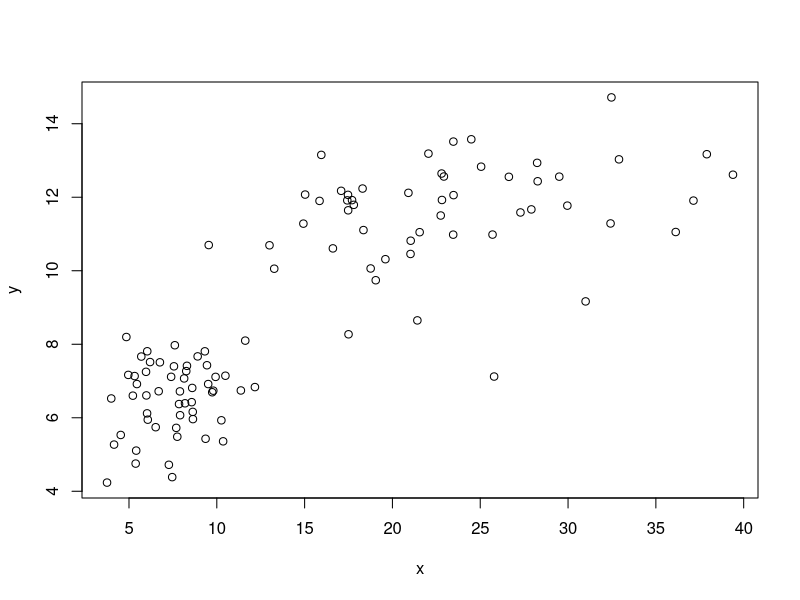
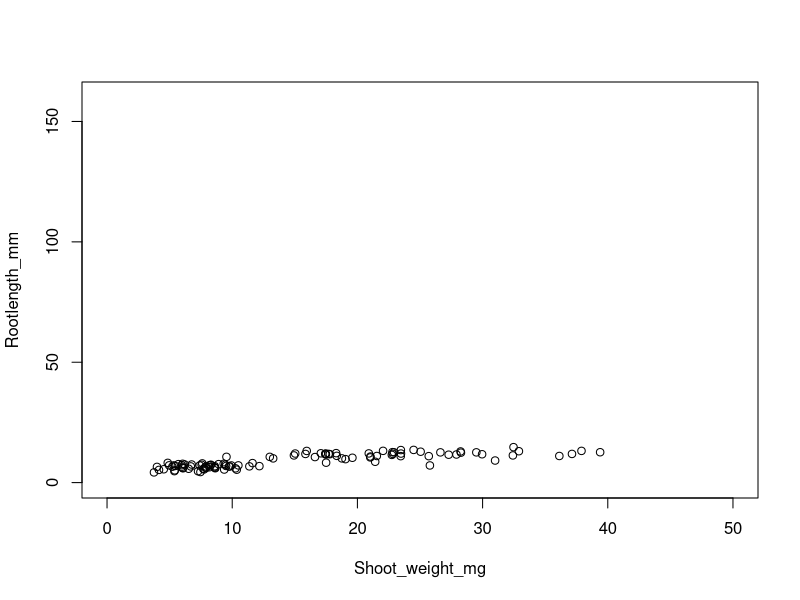
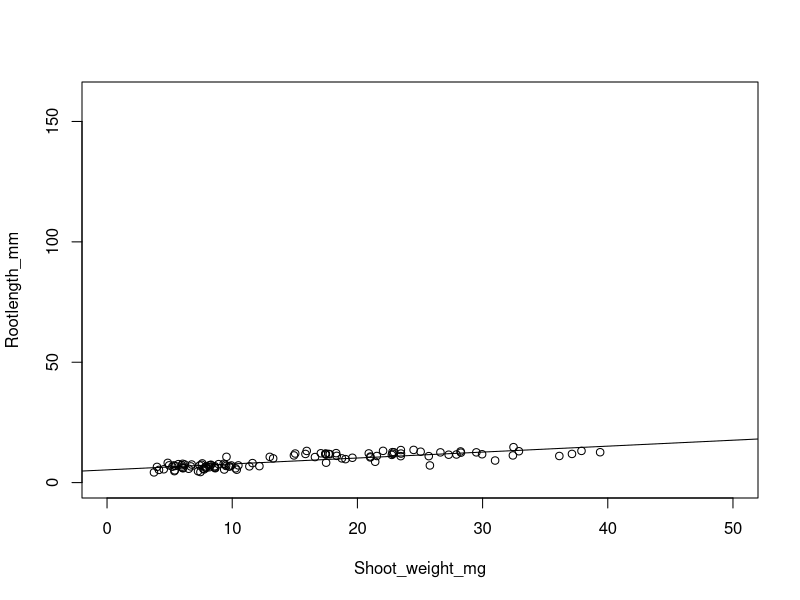
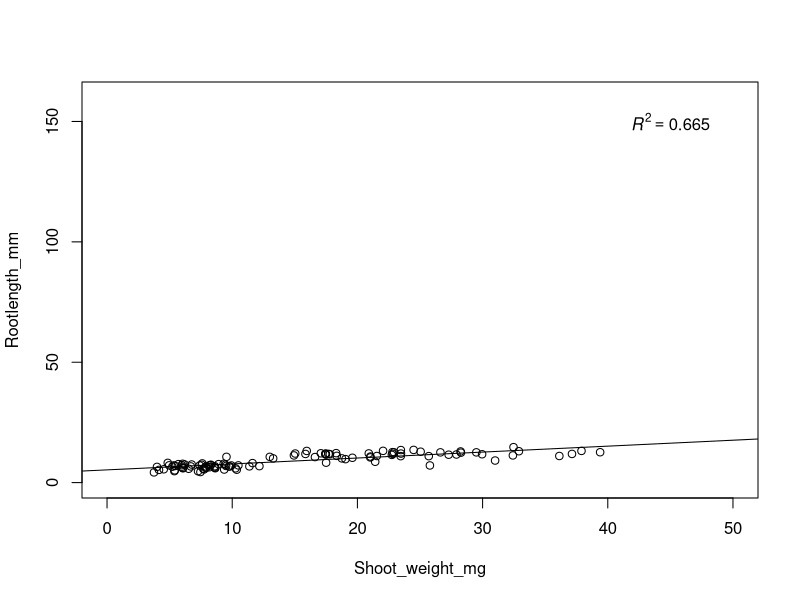
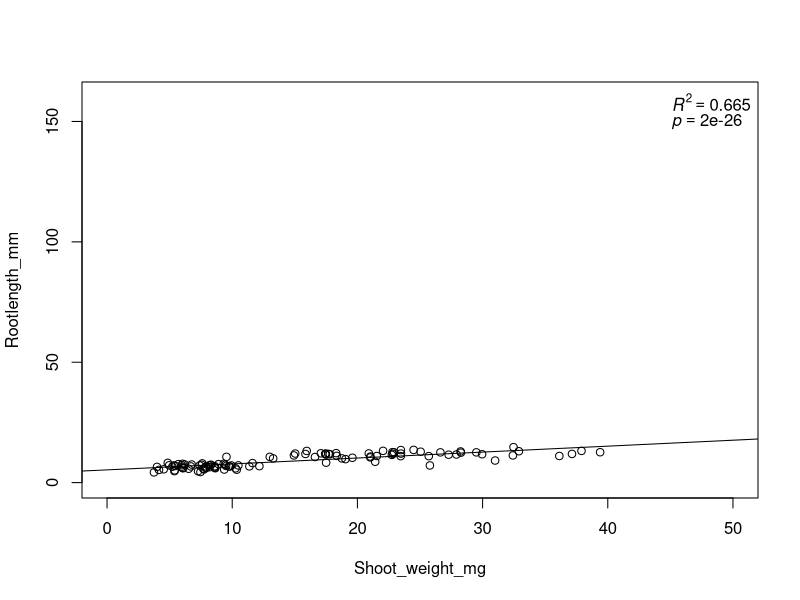
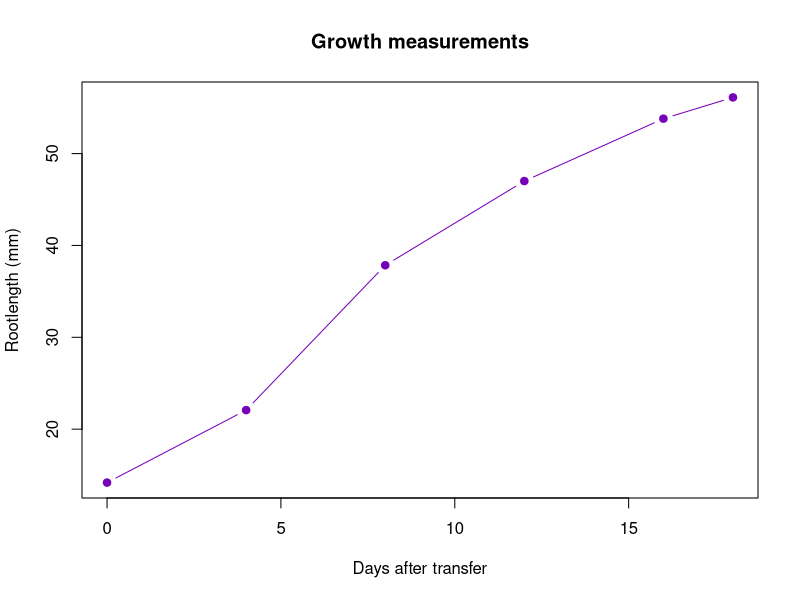
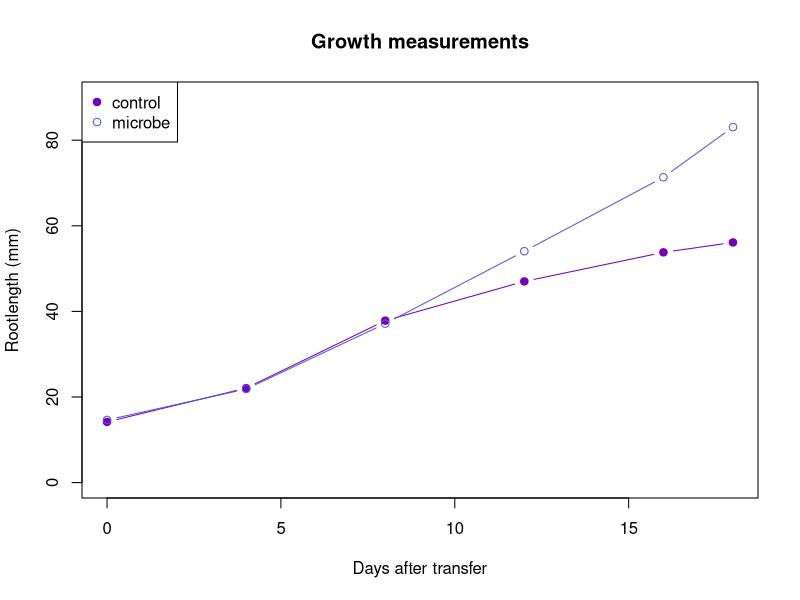
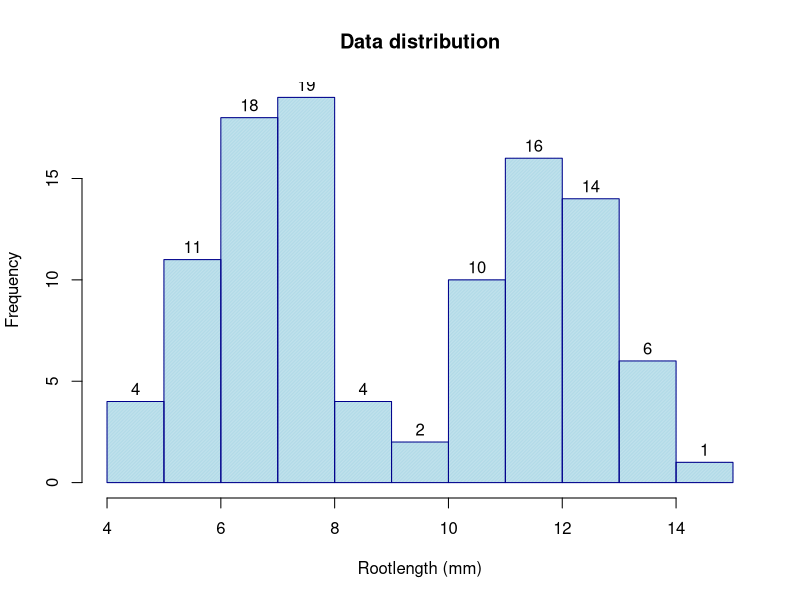

The R script that drew these images, in order:
## ---- chunk 1
#| echo: false
#| warning: false

#load libs
library(knitr)
library(kableExtra)
library(plyr)

#read in data
timecourse <- read.table("data/Timecourse.txt", sep = "\t", header = TRUE, quote = "")
growth_data <- read.table("data/Growth_Data.txt", sep = "\t", header = TRUE, quote = "")
## ---- chunk 2
# lets plot our root length against our shoot weight
x <- growth_data$FW_shoot_mg
y <- growth_data$Rootlength

plot(x, y)
## ---- chunk 3
# lets plot our root length against our shoot weight
x <- growth_data$FW_shoot_mg
y <- growth_data$Rootlength

plot(x, y, xlab = "Shoot_weight_mg", ylab = "Rootlength_mm", ylim = c(0, 160), xlim = c(0, 50))
## ---- chunk 4
#lets do the stats running a linear model (lm)
lm(growth_data$Rootlength ~ growth_data$FW_shoot_mg)
## ---- chunk 5
# lets plot our root length against our shoot weight
x <- growth_data$FW_shoot_mg
y <- growth_data$Rootlength

#plot
plot(x, y, xlab = "Shoot_weight_mg", ylab = "Rootlength_mm", ylim = c(0, 160), xlim = c(0, 50))

#add the info from ln (both lines of code do the same thing)
abline(lm(growth_data$Rootlength ~ growth_data$FW_shoot_mg))
## ---- chunk 6
#to stats
modl = lm(growth_data$Rootlength ~ growth_data$FW_shoot_mg)

#get summary
modsum = summary(modl)

#get R2
r2 = modsum$adj.r.squared

#look at the coefficients
modsum$coefficients

#get the p-value (its in the coefficient table, in the 2nd row and 4th column)
my.p = modsum$coefficients[2,4]
## ---- chunk 7
#add a label, in which we store the text we want to add
mylabel = bquote(italic(R)^2 == .(format(r2, digits = 3)))

#plot
plot(x, y, xlab = "Shoot_weight_mg", ylab = "Rootlength_mm", ylim = c(0, 160), xlim = c(0, 50))

#add the info from ln (both lines of code do the same thing)
abline(lm(growth_data$Rootlength ~ growth_data$FW_shoot_mg))

#add the text
text(x = 45, y = 150, labels = mylabel)
## ---- chunk 8
#make an empty vecotr
rp = vector('expression',2)
rp

#add our two values into the vector
rp[1] = substitute(expression(italic(R)^2 == MYVALUE),
		list(MYVALUE = format(r2,dig=3)))[2]

rp[2] = substitute(expression(italic(p) == MYOTHERVALUE),
		list(MYOTHERVALUE = format(my.p, digits = 2)))[2]

rp
## ---- chunk 9
#plot
plot(x, y, xlab = "Shoot_weight_mg", ylab = "Rootlength_mm", ylim = c(0, 160), xlim = c(0, 50))

#add the info from ln (both lines of code do the same thing)
abline(lm(growth_data$Rootlength ~ growth_data$FW_shoot_mg))

#add the text as a legend and remove the border with bty
legend("topright", legend = rp, bty = 'n')
## ---- chunk 10
library(dplyr)

#first filter to only keep the low_P data, then summarize the data by condition and timepoint and calculate the mean
timecourse_summary <- timecourse %>%
    filter(Nutrient == "low_P")  %>%
    group_by(Condition, Timepoint) %>%
    summarise(mean_root = mean(Rootlength), .groups = 'drop')

head(timecourse_summary)

#split the data into our two categories
timecourse_summary_Control <- timecourse_summary[timecourse_summary$Condition == 'mock',]
timecourse_summary_129E <- timecourse_summary[timecourse_summary$Condition == '129E',]
## ---- chunk 11
x <- timecourse_summary_Control$Timepoint
y <- timecourse_summary_Control$mean_root

plot(x, y, type = "b", pch = 19, xlab = "Days after transfer", ylab = "Rootlength (mm)", col = "#7700BB", main = "Growth measurements")
## ---- chunk 12
x <- timecourse_summary_Control$Timepoint
y <- timecourse_summary_Control$mean_root
z <- timecourse_summary_129E$mean_root

plot(x, y, type = "b", pch = 19, xlab = "Days after transfer", ylab = "Rootlength (mm)",col = "#7700BB", ylim = c(0, 90), main = "Growth measurements")
lines(x, z, type = "b", col = "#5555DD")
legend("topleft", c("control", "microbe"), col = c("#7700BB", "#5555DD"),pch = c(19, 1))

## ---- chunk 13
hist(growth_data[, "Rootlength"], cex = 0.6, main = "Data distribution", breaks = 10, density = 100, col = "lightblue", border = "darkblue", xlab = "Rootlength (mm)", labels = TRUE)
## ---- chunk 14
# all data
boxplot(growth_data$Rootlength, cex = 0.8,  ylab = "Root length (mm)")
## ---- chunk 15
# data by nutrient condition
boxplot(growth_data$Rootlength ~ growth_data$Nutrient, las = 2, cex = 0.8, ylab = "Root length (mm)")
## ---- chunk 16
# data by nutrient and growth condition
boxplot(growth_data$Rootlength ~ growth_data$Nutrient * growth_data$Condition, las = 2, cex = 0.8, ylab = "Root length (mm)")
## ---- chunk 17
library(ggplot2)

#make a bargraph
myplot <-
  ggplot(growth_data, aes(x =Nutrient, y = Rootlength)) +  #here we provide the dimensions of our plot
  geom_bar(stat="identity")                                   #here, we say what kind of plot we want

myplot
## ---- chunk 18
#make a boxplot instead of bargrpah
myplot <-
  ggplot(growth_data, aes(x =Nutrient, y = Rootlength)) +
  geom_boxplot()

myplot
## ---- chunk 19
#do a histogram
myplot <-
  ggplot(growth_data, aes(Rootlength)) +
  geom_histogram()

myplot
## ---- chunk 20
myplot <-
  ggplot(growth_data, aes(x =Nutrient, y = Rootlength, fill = Nutrient)) +
  geom_boxplot()

myplot
## ---- chunk 21
myplot <-
  ggplot(growth_data, aes(x =Nutrient, y = Rootlength, fill = Nutrient)) +
  geom_boxplot()  +
  scale_fill_manual(values=c("black", "grey")) +                                          #add some other colors
  scale_y_continuous(expand = c(0, 0), limits = c(0, 160)) +                              #make the axis start at 0
  theme_bw() +                                                                            #remove the grey background
  ylab("Root length (mm)") +                                                              #change the label for the y-axis
  xlab("") +                                                                              #remove the label for the x axis
  theme(panel.grid.major = element_blank(), panel.grid.minor = element_blank(),           #modify the grid lines
        panel.background = element_blank(), axis.line = element_line(colour = "black")) +
  theme(legend.position="right",                                                          #move the legend around
        axis.text.x=element_text(angle=45,hjust = 1, size=12))                            #control size and orientation of the axis labels

myplot

## ---- chunk 22
#reorder the nutrient levels in our factors
growth_data$Nutrient2 <-  factor(growth_data$Nutrient, levels = c("low_P", "high_P"))

#plot in our new order
myplot <-
  ggplot(growth_data, aes(x =Nutrient2, y = Rootlength, fill = Nutrient)) +
  geom_boxplot()

myplot
## ---- chunk 23
#lets first generate two plots
myplot_root <-
  ggplot(growth_data, aes(x =Nutrient2, y = Rootlength, fill = Nutrient)) +
  geom_boxplot()

myplot_shoot <-
  ggplot(growth_data, aes(x =Nutrient2, y = FW_shoot_mg, fill = Nutrient)) +
  geom_boxplot()

#plot one graph
pdf("output_examples/Plot_root_length.pdf", width=3, height=3, family  = "Times")
myplot_root
dev.off()
## ---- chunk 24
#load package
library(ggpubr)

#view how ggarrange deals with two plots
ggarrange(myplot_root, myplot_shoot,
          labels = c("A", "B"),
          ncol = 2, nrow = 1)
## ---- chunk 25
#we can also plot two graphs and print them in one pdf
pdf("output_examples/Two_plots.pdf", width=3, height=3, family  = "Times")
ggarrange(myplot_root, myplot_shoot,
          labels = c("A", "B"),
          ncol = 2, nrow = 1)
dev.off()
## ---- chunk 26
#make a column with the combination of nutrient and condition, i.e. low_P_129E
growth_data$SampleID <- paste(growth_data$Nutrient, growth_data$Condition, sep = "_")
head(growth_data)
## ---- chunk 27
#pdf("Plot_root_length.pdf", width=3, height=3, family  = "Times")
  ggplot(growth_data, aes(x =SampleID, y = Rootlength, fill = Nutrient)) +
  geom_boxplot()
#dev.off()
## ---- chunk 28
#make a mapping file that lists each combination only once
mapping_file <- unique(growth_data[, c("SampleID", "Nutrient", "Condition")])

#lets check how our mapping file looks like
mapping_file
## ---- chunk 29
#lets sort the file first by nutrient and then by condition
mapping_file <- mapping_file[order(mapping_file$Nutrient, mapping_file$Condition), ]

#check whether we like how things are ordered
mapping_file$SampleID
## ---- chunk 30
#reorder the levels of our growth data using the mapping file
growth_data$SampleID2 <-  factor(growth_data$SampleID, levels = as.character(mapping_file$SampleID))
head(growth_data)

#plot (for now lets do this side by side)
  ggplot(growth_data, aes(x =SampleID2, y = Rootlength, fill = Nutrient)) +
  geom_boxplot()
## ---- chunk 31
#summarize
growth_data_summarized <- ddply(growth_data, .(SampleID, Nutrient), summarize, RootLength = mean(Rootlength, na.rm = TRUE), sd = sd(Rootlength, na.rm = TRUE), se = sd(Rootlength, na.rm = TRUE) / sqrt(sum(!is.na(Rootlength))))

#order levels
growth_data_summarized$SampleID2 <-  factor(growth_data_summarized$SampleID, levels = as.character(mapping_file$SampleID))

#plot
  ggplot(growth_data_summarized, aes(x=SampleID2, y=RootLength, fill=Nutrient)) +
  geom_bar(stat="identity", color="black",
           position=position_dodge()) +
  geom_errorbar(aes(ymin=RootLength-sd, ymax=RootLength+sd), width=.2,
                 position=position_dodge(.9))

## ---- chunk 32
#plot horizontal
  ggplot(growth_data, aes(x =SampleID2, y = Rootlength, fill = Nutrient)) +
  geom_boxplot() +
  facet_wrap(. ~ Nutrient, scales = "free", ncol = 2)
